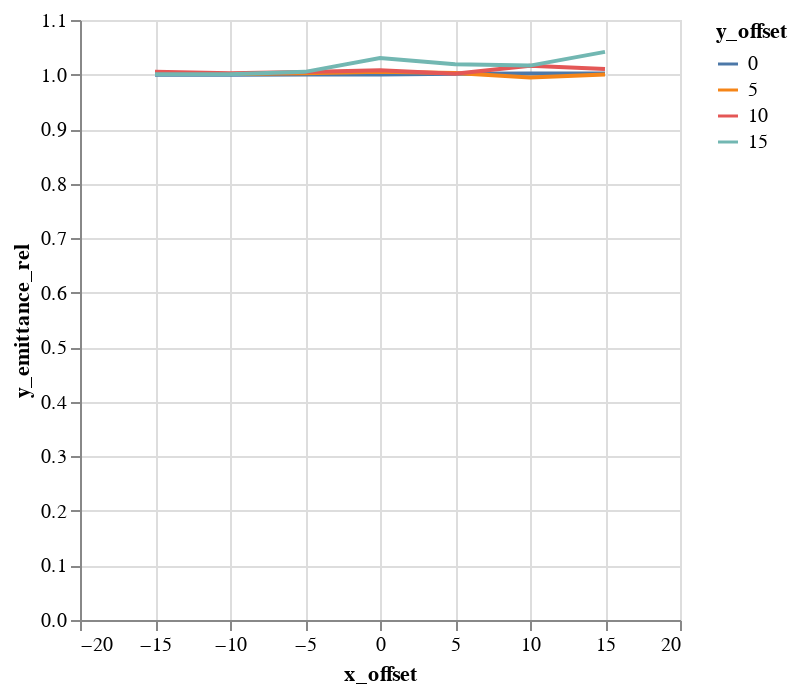

The code cell stored with this chart in its notebook:
### Code cell
alt.Chart(emit_df).mark_line().encode(
    color='y_offset:N',
    x='x_offset',
    y='y_emittance_rel',
)

### Figure 1 — Vega-Lite specification as saved in the notebook (floating-point values rounded to 4 significant figures)
{"$schema": "https://vega.github.io/schema/vega-lite/v1.2.1.json", "data": {"values": [{"losses": 0, "relbeta": 0.002308, "sourceID": 16777222, "sourceName": "x_-15_y_0", "x_emittance": 1.649, "x_emittance_rel": 1.017, "x_norm_emittance": 0.003807, "x_offset": -15, "y_emittance": 1.571, "y_emittance_rel": 0.9995, "y_norm_emittance": 0.003628, "y_offset": 0}, {"losses": 0, "relbeta": 0.002308, "sourceID": 16777229, "sourceName": "x_-15_y_5", "x_emittance": 1.616, "x_emittance_rel": 1.015, "x_norm_emittance": 0.003731, "x_offset": -15, "y_emittance": 1.597, "y_emittance_rel": 1.002, "y_norm_emittance": 0.003687, "y_offset": 5}, {"losses": 0, "relbeta": 0.002308, "sourceID": 16777236, "sourceName": "x_-15_y_10", "x_emittance": 1.643, "x_emittance_rel": 1.016, "x_norm_emittance": 0.003793, "x_offset": -15, "y_emittance": 1.605, "y_emittance_rel": 1.005, "y_norm_emittance": 0.003705, "y_offset": 10}, {"losses": 0, "relbeta": 0.002308, "sourceID": 16777243, "sourceName": "x_-15_y_15", "x_emittance": 1.725, "x_emittance_rel": 1.032, "x_norm_emittance": 0.003983, "x_offset": -15, "y_emittance": 1.663, "y_emittance_rel": 1.001, "y_norm_emittance": 0.003839, "y_offset": 15}, {"losses": 0, "relbeta": 0.002308, "sourceID": 16777220, "sourceName": "x_-10_y_0", "x_emittance": 1.594, "x_emittance_rel": 1.001, "x_norm_emittance": 0.003679, "x_offset": -10, "y_emittance": 1.552, "y_emittance_rel": 0.9997, "y_norm_emittance": 0.003583, "y_offset": 0}, {"losses": 0, "relbeta": 0.002308, "sourceID": 16777227, "sourceName": "x_-10_y_5", "x_emittance": 1.609, "x_emittance_rel": 0.9975, "x_norm_emittance": 0.003714, "x_offset": -10, "y_emittance": 1.582, "y_emittance_rel": 1.001, "y_norm_emittance": 0.003651, "y_offset": 5}, {"losses": 0, "relbeta": 0.002308, "sourceID": 16777234, "sourceName": "x_-10_y_10", "x_emittance": 1.487, "x_emittance_rel": 1.0, "x_norm_emittance": 0.003433, "x_offset": -10, "y_emittance": 1.669, "y_emittance_rel": 1.002, "y_norm_emittance": 0.003853, "y_offset": 10}, {"losses": 0, "relbeta": 0.002308, "sourceID": 16777241, "sourceName": "x_-10_y_15", "x_emittance": 1.453, "x_emittance_rel": 1.002, "x_norm_emittance": 0.003354, "x_offset": -10, "y_emittance": 1.635, "y_emittance_rel": 1.001, "y_norm_emittance": 0.003775, "y_offset": 15}, {"losses": 0, "relbeta": 0.002308, "sourceID": 16777218, "sourceName": "x_-5_y_0", "x_emittance": 1.679, "x_emittance_rel": 1.002, "x_norm_emittance": 0.003876, "x_offset": -5, "y_emittance": 1.718, "y_emittance_rel": 1.0, "y_norm_emittance": 0.003966, "y_offset": 0}, {"losses": 0, "relbeta": 0.002308, "sourceID": 16777225, "sourceName": "x_-5_y_5", "x_emittance": 1.526, "x_emittance_rel": 1.002, "x_norm_emittance": 0.003523, "x_offset": -5, "y_emittance": 1.63, "y_emittance_rel": 1.002, "y_norm_emittance": 0.003762, "y_offset": 5}, {"losses": 0, "relbeta": 0.002308, "sourceID": 16777232, "sourceName": "x_-5_y_10", "x_emittance": 1.517, "x_emittance_rel": 1.004, "x_norm_emittance": 0.003502, "x_offset": -5, "y_emittance": 1.552, "y_emittance_rel": 1.004, "y_norm_emittance": 0.003583, "y_offset": 10}, {"losses": 0, "relbeta": 0.002308, "sourceID": 16777239, "sourceName": "x_-5_y_15", "x_emittance": 1.71, "x_emittance_rel": 1.011, "x_norm_emittance": 0.003947, "x_offset": -5, "y_emittance": 1.512, "y_emittance_rel": 1.005, "y_norm_emittance": 0.003491, "y_offset": 15}, {"losses": 0, "relbeta": 0.002308, "sourceID": 16777216, "sourceName": "x_0_y_0", "x_emittance": 1.542, "x_emittance_rel": 1.001, "x_norm_emittance": 0.00356, "x_offset": 0, "y_emittance": 1.537, "y_emittance_rel": 1.0, "y_norm_emittance": 0.003547, "y_offset": 0}, {"losses": 0, "relbeta": 0.002308, "sourceID": 16777223, "sourceName": "x_0_y_5", "x_emittance": 1.539, "x_emittance_rel": 0.999, "x_norm_emittance": 0.003552, "x_offset": 0, "y_emittance": 1.543, "y_emittance_rel": 1.005, "y_norm_emittance": 0.003562, "y_offset": 5}, {"losses": 0, "relbeta": 0.002308, "sourceID": 16777230, "sourceName": "x_0_y_10", "x_emittance": 1.42, "x_emittance_rel": 1.012, "x_norm_emittance": 0.003278, "x_offset": 0, "y_emittance": 1.487, "y_emittance_rel": 1.008, "y_norm_emittance": 0.003432, "y_offset": 10}, {"losses": 0, "relbeta": 0.002308, "sourceID": 16777237, "sourceName": "x_0_y_15", "x_emittance": 1.82, "x_emittance_rel": 1.03, "x_norm_emittance": 0.004202, "x_offset": 0, "y_emittance": 1.661, "y_emittance_rel": 1.03, "y_norm_emittance": 0.003835, "y_offset": 15}, {"losses": 0, "relbeta": 0.002308, "sourceID": 16777217, "sourceName": "x_5_y_0", "x_emittance": 1.558, "x_emittance_rel": 1.005, "x_norm_emittance": 0.003597, "x_offset": 5, "y_emittance": 1.677, "y_emittance_rel": 1.002, "y_norm_emittance": 0.003872, "y_offset": 0}, {"losses": 0, "relbeta": 0.002308, "sourceID": 16777224, "sourceName": "x_5_y_5", "x_emittance": 1.615, "x_emittance_rel": 1.008, "x_norm_emittance": 0.003728, "x_offset": 5, "y_emittance": 1.478, "y_emittance_rel": 1.003, "y_norm_emittance": 0.003412, "y_offset": 5}, {"losses": 0, "relbeta": 0.002308, "sourceID": 16777231, "sourceName": "x_5_y_10", "x_emittance": 1.524, "x_emittance_rel": 1.042, "x_norm_emittance": 0.003518, "x_offset": 5, "y_emittance": 1.596, "y_emittance_rel": 1.002, "y_norm_emittance": 0.003685, "y_offset": 10}, {"losses": 0, "relbeta": 0.002308, "sourceID": 16777238, "sourceName": "x_5_y_15", "x_emittance": 1.672, "x_emittance_rel": 1.046, "x_norm_emittance": 0.00386, "x_offset": 5, "y_emittance": 1.604, "y_emittance_rel": 1.019, "y_norm_emittance": 0.003702, "y_offset": 15}, {"losses": 0, "relbeta": 0.002308, "sourceID": 16777219, "sourceName": "x_10_y_0", "x_emittance": 1.56, "x_emittance_rel": 1.027, "x_norm_emittance": 0.003602, "x_offset": 10, "y_emittance": 1.602, "y_emittance_rel": 1.002, "y_norm_emittance": 0.003699, "y_offset": 0}, {"losses": 0, "relbeta": 0.002308, "sourceID": 16777226, "sourceName": "x_10_y_5", "x_emittance": 1.472, "x_emittance_rel": 1.017, "x_norm_emittance": 0.003398, "x_offset": 10, "y_emittance": 1.498, "y_emittance_rel": 0.9945, "y_norm_emittance": 0.003459, "y_offset": 5}, {"losses": 0, "relbeta": 0.002308, "sourceID": 16777233, "sourceName": "x_10_y_10", "x_emittance": 1.846, "x_emittance_rel": 1.059, "x_norm_emittance": 0.004262, "x_offset": 10, "y_emittance": 1.639, "y_emittance_rel": 1.016, "y_norm_emittance": 0.003783, "y_offset": 10}, {"losses": 0, "relbeta": 0.002308, "sourceID": 16777240, "sourceName": "x_10_y_15", "x_emittance": 1.675, "x_emittance_rel": 1.065, "x_norm_emittance": 0.003867, "x_offset": 10, "y_emittance": 1.536, "y_emittance_rel": 1.016, "y_norm_emittance": 0.003546, "y_offset": 15}, {"losses": 0, "relbeta": 0.002308, "sourceID": 16777221, "sourceName": "x_15_y_0", "x_emittance": 1.721, "x_emittance_rel": 1.149, "x_norm_emittance": 0.003973, "x_offset": 15, "y_emittance": 1.581, "y_emittance_rel": 1.002, "y_norm_emittance": 0.003649, "y_offset": 0}, {"losses": 1, "relbeta": 0.002308, "sourceID": 16777228, "sourceName": "x_15_y_5", "x_emittance": 1.715, "x_emittance_rel": 1.091, "x_norm_emittance": 0.003959, "x_offset": 15, "y_emittance": 1.486, "y_emittance_rel": 1.0, "y_norm_emittance": 0.00343, "y_offset": 5}, {"losses": 0, "relbeta": 0.002308, "sourceID": 16777235, "sourceName": "x_15_y_10", "x_emittance": 1.741, "x_emittance_rel": 1.073, "x_norm_emittance": 0.00402, "x_offset": 15, "y_emittance": 1.632, "y_emittance_rel": 1.01, "y_norm_emittance": 0.003768, "y_offset": 10}, {"losses": 0, "relbeta": 0.002308, "sourceID": 16777242, "sourceName": "x_15_y_15", "x_emittance": 1.666, "x_emittance_rel": 1.099, "x_norm_emittance": 0.003845, "x_offset": 15, "y_emittance": 1.654, "y_emittance_rel": 1.042, "y_norm_emittance": 0.003817, "y_offset": 15}]}, "encoding": {"color": {"field": "y_offset", "type": "nominal"}, "x": {"field": "x_offset", "type": "quantitative"}, "y": {"field": "y_emittance_rel", "type": "quantitative"}}, "mark": "line"}
